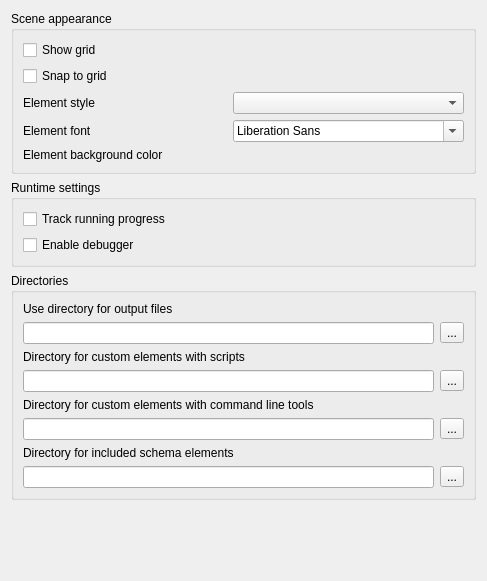
<?xml version="1.0" encoding="UTF-8"?>
<ui version="4.0">
 <class>WorkflowSettingsWidget</class>
 <widget class="QWidget" name="WorkflowSettingsWidget">
  <property name="geometry">
   <rect>
    <x>0</x>
    <y>0</y>
    <width>487</width>
    <height>581</height>
   </rect>
  </property>
  <property name="windowTitle">
   <string>Resource settings</string>
  </property>
  <layout class="QVBoxLayout" name="verticalLayout_4">
   <item>
    <widget class="QGroupBox" name="groupBox_2">
     <property name="title">
      <string>Scene appearance</string>
     </property>
     <layout class="QGridLayout" name="gridLayout">
      <item row="0" column="0">
       <widget class="QCheckBox" name="gridBox">
        <property name="text">
         <string>Show grid</string>
        </property>
       </widget>
      </item>
      <item row="1" column="0">
       <widget class="QCheckBox" name="snapBox">
        <property name="text">
         <string>Snap to grid</string>
        </property>
       </widget>
      </item>
      <item row="2" column="0">
       <widget class="QLabel" name="label_2">
        <property name="text">
         <string>Element style</string>
        </property>
       </widget>
      </item>
      <item row="2" column="1">
       <widget class="QComboBox" name="styleCombo"/>
      </item>
      <item row="3" column="0">
       <widget class="QLabel" name="label">
        <property name="text">
         <string>Element font</string>
        </property>
       </widget>
      </item>
      <item row="3" column="1">
       <widget class="QFontComboBox" name="fontCombo"/>
      </item>
      <item row="4" column="0">
       <widget class="QLabel" name="label_3">
        <property name="text">
         <string>Element background color</string>
        </property>
       </widget>
      </item>
      <item row="4" column="1">
       <widget class="QWidget" name="colorWidget" native="true">
        <property name="sizePolicy">
         <sizepolicy hsizetype="Preferred" vsizetype="Fixed">
          <horstretch>0</horstretch>
          <verstretch>0</verstretch>
         </sizepolicy>
        </property>
       </widget>
      </item>
     </layout>
    </widget>
   </item>
   <item>
    <widget class="QGroupBox" name="groupBox_3">
     <property name="title">
      <string>Runtime settings</string>
     </property>
     <layout class="QVBoxLayout" name="verticalLayout_3">
      <item>
       <widget class="QCheckBox" name="lockBox">
        <property name="text">
         <string>Track running progress</string>
        </property>
       </widget>
      </item>
      <item>
       <widget class="QCheckBox" name="debuggerBox">
        <property name="text">
         <string>Enable debugger</string>
        </property>
        <property name="tristate">
         <bool>false</bool>
        </property>
       </widget>
      </item>
     </layout>
    </widget>
   </item>
   <item>
    <widget class="QGroupBox" name="groupBox_4">
     <property name="title">
      <string>Directories</string>
     </property>
     <layout class="QVBoxLayout" name="verticalLayout">
      <item>
       <widget class="QLabel" name="label_7">
        <property name="text">
         <string>Use directory for output files</string>
        </property>
       </widget>
      </item>
      <item>
       <layout class="QHBoxLayout" name="horizontalLayout_7">
        <item>
         <widget class="QLineEdit" name="workflowOutputEdit"/>
        </item>
        <item>
         <widget class="QToolButton" name="workflowOutputButton">
          <property name="text">
           <string notr="true">...</string>
          </property>
         </widget>
        </item>
       </layout>
      </item>
      <item>
       <widget class="QLabel" name="label_4">
        <property name="text">
         <string>Directory for custom elements with scripts</string>
        </property>
       </widget>
      </item>
      <item>
       <layout class="QHBoxLayout" name="horizontalLayout">
        <item>
         <widget class="QLineEdit" name="dirEdit"/>
        </item>
        <item>
         <widget class="QToolButton" name="dirButton">
          <property name="text">
           <string notr="true">...</string>
          </property>
         </widget>
        </item>
       </layout>
      </item>
      <item>
       <widget class="QLabel" name="label_5">
        <property name="text">
         <string>Directory for custom elements with command line tools</string>
        </property>
       </widget>
      </item>
      <item>
       <layout class="QHBoxLayout" name="horizontalLayout_2">
        <item>
         <widget class="QLineEdit" name="extToolDirEdit"/>
        </item>
        <item>
         <widget class="QToolButton" name="extToolDirButton">
          <property name="text">
           <string notr="true">...</string>
          </property>
         </widget>
        </item>
       </layout>
      </item>
      <item>
       <widget class="QLabel" name="label_6">
        <property name="text">
         <string>Directory for included schema elements</string>
        </property>
       </widget>
      </item>
      <item>
       <layout class="QHBoxLayout" name="horizontalLayout_6">
        <item>
         <widget class="QLineEdit" name="includedlDirEdit"/>
        </item>
        <item>
         <widget class="QToolButton" name="includedDirButton">
          <property name="text">
           <string notr="true">...</string>
          </property>
         </widget>
        </item>
       </layout>
      </item>
     </layout>
    </widget>
   </item>
   <item>
    <spacer name="verticalSpacer">
     <property name="orientation">
      <enum>Qt::Vertical</enum>
     </property>
     <property name="sizeHint" stdset="0">
      <size>
       <width>20</width>
       <height>178</height>
      </size>
     </property>
    </spacer>
   </item>
  </layout>
 </widget>
 <resources/>
 <connections/>
</ui>
